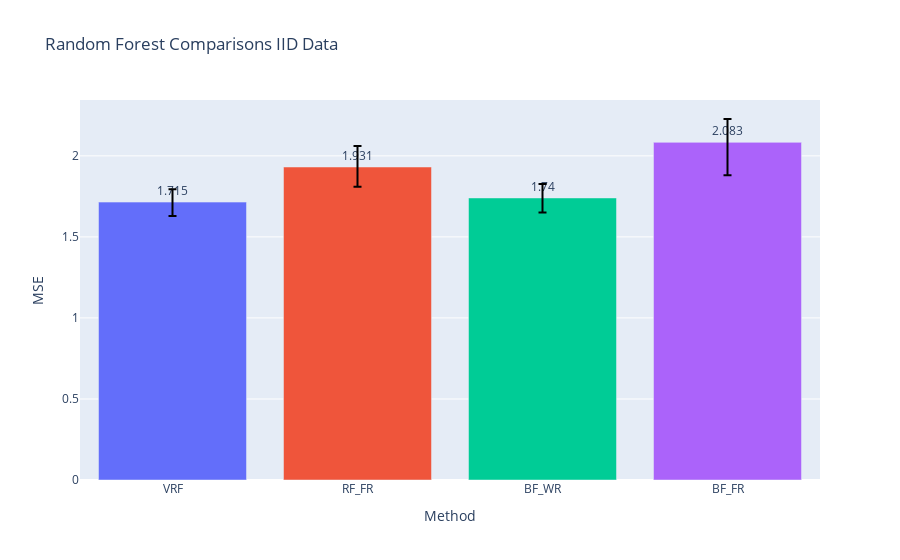

Notebook cell for this chart:
### Code cell
fig = go.Figure()
fig.add_trace(go.Bar(
#     x=['VRF', 'BF_WR', 'BF_FR'], 
    x = df.columns,
    y=(df).mean(),
    marker_color=px.colors.qualitative.Plotly,
    text=np.around((df).mean(),3),
    textposition='outside',
    error_y=dict(
        type='data',
        color='black',
        symmetric=False,
        array=(df).quantile(.75) - (df).mean(),
        arrayminus=(df).mean() - (df).quantile(.25))
#         array=(df).mean() + (df).std(),
#         arrayminus=(df).mean() - (df).std())
))
# fig.add_trace(go.Bar(
#     name='Experimental',
#     x=['GenCp', 'KFCV', 'SPCV'], y=(df).mean(),
#     error_y=dict(type='data', array=[1, 2])
# ))
# fig.update_layout(barmode='group')
# fig.add_hline(y=1., line_color='red')
fig.update_layout(
#     title=f"FC_\u03B4{delta}_snr{snr}_nk{noise_kernel}_nls{noise_length_scale}_nv{noise_nu}_Xk{X_kernel}_Xls{X_length_scale}_Xv{X_nu}",
    title=f"Random Forest Comparisons IID Data" if delta==0 else f"Random Forest Comparisons Dependent Data",
    xaxis_title="Method",
    yaxis_title="MSE",
#     legend_title="Legend Title",
#     font=dict(
#         family="Courier New, monospace",
#         size=18,
#         color="RebeccaPurple"
#     )
)
# barfp = os.path.expanduser(savedir + fig.layout.title['text'] + ".jpeg")
# fig.write_image(os.path.expanduser(barfp))
fig.show()

### Figure 1 — Plotly figure (JSON) as saved in the notebook; plotly's stock layout.template omitted (floating-point values rounded to 4 significant figures)
{"data": [{"error_y": {"array": [0.07994, 0.1299, 0.08628, 0.1441], "arrayminus": [0.08611, 0.1212, 0.08902, 0.203], "color": "black", "symmetric": false, "type": "data"}, "marker": {"color": ["#636EFA", "#EF553B", "#00CC96", "#AB63FA", "#FFA15A", "#19D3F3", "#FF6692", "#B6E880", "#FF97FF", "#FECB52"]}, "text": [1.715, 1.931, 1.74, 2.083], "textposition": "outside", "type": "bar", "x": ["VRF", "RF_FR", "BF_WR", "BF_FR"], "y": [1.715, 1.931, 1.74, 2.083]}], "layout": {"title": {"text": "Random Forest Comparisons IID Data"}, "xaxis": {"title": {"text": "Method"}}, "yaxis": {"title": {"text": "MSE"}}}}
